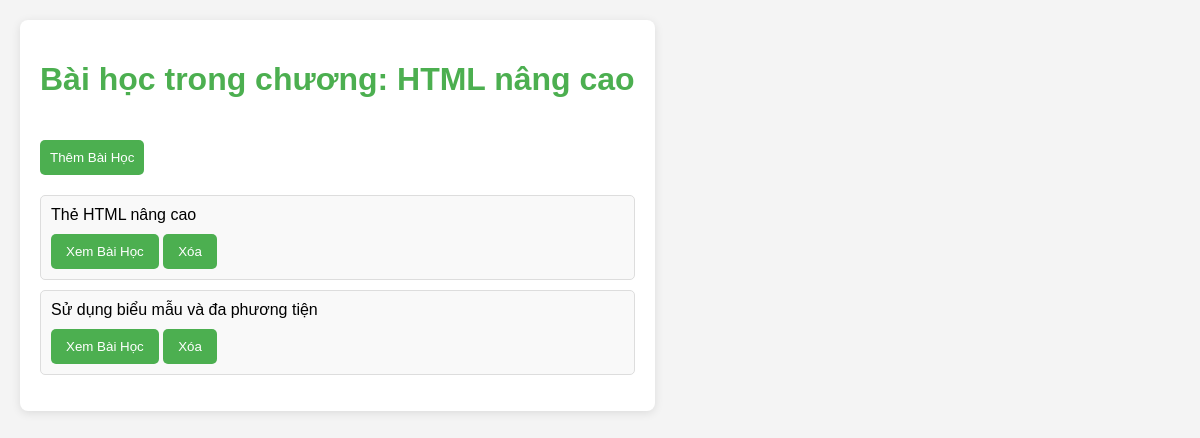
Page /Views/Pages/admin/chapter_detail.php?id=4 on the earlier database version.
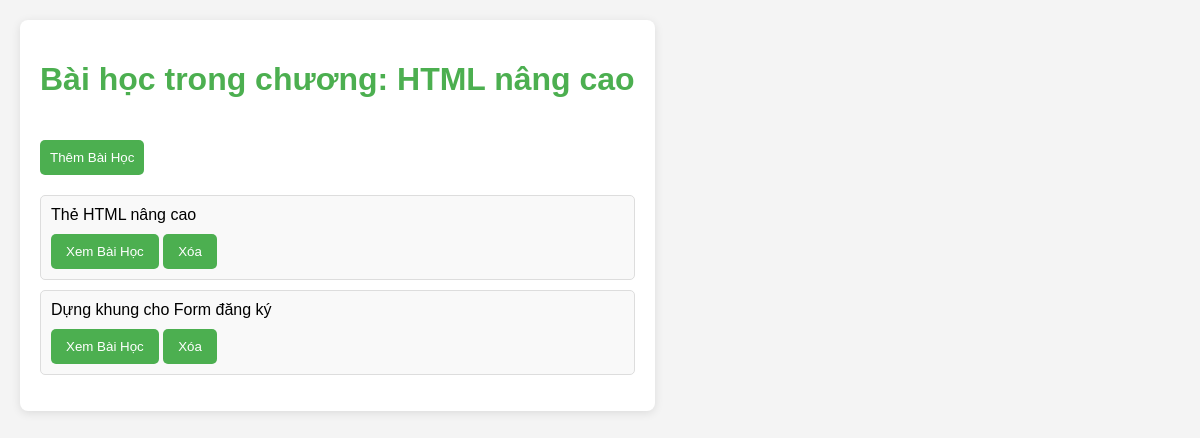
Same page on the later database version.
### tables this page shows
CREATE TABLE Lessons (
    lesson_id INT PRIMARY KEY AUTO_INCREMENT,
    title VARCHAR(255),
    content_url VARCHAR(255),
    content_type ENUM('video', 'document'),
    duration INT,
    description TEXT,
    course_id INT,
    chapter_id INT,
    FOREIGN KEY (course_id) REFERENCES Courses(course_id) ON DELETE CASCADE,
    FOREIGN KEY (chapter_id) REFERENCES Chapters(chapter_id) ON DELETE CASCADE
);

### Controller/chaptercontroller.php (called while the page is built, shortened)
<?php
require_once('C:\xampp\htdocs\ProjectWeb-TD\ProjectEduWeb-PHP\Model\chapter.php');
require_once('C:\xampp\htdocs\ProjectWeb-TD\ProjectEduWeb-PHP\Model\lessonsmodel.php');
class ChapterController {
    private $chapterModel;
    public function __construct($conn) {
        $this->chapterModel = new ChapterModel($conn);
    }
    public function getChapterById($chapter_id) {
    return $this->chapterModel->getChapterById($chapter_id);
}
}
?>

### Model/chapter.php (called while the page is built, shortened)
<?php
class ChapterModel {
    private $conn;
    public function __construct($connection) {
        $this->conn = $connection;
    }
    public function getChapterById($chapter_id) {
        $stmt = $this->conn->prepare("SELECT * FROM chapters WHERE chapter_id = ?");
        $stmt->bind_param("i", $chapter_id);
        $stmt->execute();
        $result = $stmt->get_result();
        if ($result->num_rows > 0) {
            return $result->fetch_assoc();
        } else {
            return null;
        }
    }
    }
?>

### Controller/lessoncontroll.php (called while the page is built, shortened)
<?php
require_once('C:\xampp\htdocs\ProjectWeb-TD\ProjectEduWeb-PHP\Model\lessonsmodel.php');
class LessonController {
    private $lessonModel;
    public function __construct($conn) {
        $this->lessonModel = new LessonModel($conn);
    }
    public function getLessonsByChapter($chapter_id) {
        $lessons = $this->lessonModel->getLessonsByChapterId($chapter_id);
        return $lessons;
    }
}
?>

### Model/lessonsmodel.php (called while the page is built, shortened)
<?php
class LessonModel {
    private $conn;
    public function __construct($conn) {
        $this->conn = $conn;
    }
    public function getLessonsByChapterId($chapter_id) {
        $sql = "SELECT * FROM lessons WHERE chapter_id = ?";
        $stmt = $this->conn->prepare($sql);
        $stmt->bind_param("i", $chapter_id);
        $stmt->execute();
        $result = $stmt->get_result();
        $lessons = [];
        if ($result->num_rows > 0) {
            while ($row = $result->fetch_assoc()) {
                $lessons[] = $row;
            }
        }
        return $lessons;
    }
}
?>

### Views/Pages/admin/chapter_detail.php (the view, shortened to what this page needs)
<?php
require_once('../../../Controller/lessoncontroll.php');
require_once('../../../Controller/chaptercontroller.php');
$conn = mysqli_connect($host, $user, $password, $database);
$lessonController = new LessonController($conn);
$chapterController = new ChapterController($conn);
if (isset($_GET['id'])) {
    $chapter_id = intval($_GET['id']);
    $chapter = $chapterController->getChapterById($chapter_id);
    $lessons = $lessonController->getLessonsByChapter($chapter_id);
} else {
    echo "ID chương không được cung cấp.";
    exit;
}
?>
<!DOCTYPE html>
<html lang="vi">
<head>
    <link rel="stylesheet" href="https://cdnjs.cloudflare.com/ajax/libs/font-awesome/5.15.4/css/all.min.css">
</head>
<body>
    <div class="lesson-detail">
        <h1>Bài học trong chương: <?php echo htmlspecialchars($chapter['chapter_title']); ?></h1>
        <button class="toggle-form" onclick="toggleForm()">Thêm Bài Học</button>
        <div class="course-content">
            <?php if (count($lessons) > 0): ?>
                <ul>
                    <?php foreach ($lessons as $lesson): ?>
                        <li>
                            <span class="lesson-title"><?php echo htmlspecialchars($lesson['title']); ?></span>
                            <div class="actions">
                                <button onclick="showContent('<?php echo htmlspecialchars($lesson['content_url']); ?>')">Xem Bài Học</button>
                                <form action="" method="POST" style="display:inline;">
                                    <button type="submit" onclick="return confirm('Bạn có chắc chắn muốn xóa bài học này?');">Xóa</button>
                                </form>
                            </div>
                        </li>
                    <?php endforeach; ?>
                </ul>
            <?php else: ?>
                <p>Không có bài học nào trong chương này.</p>
            <?php endif; ?>
        </div>
    </div>
</body>
</html>

Differences in the rows shown:
changed lessons: title "Sử dụng biểu mẫu và đa phương tiện" → "Dựng khung cho Form đăng ký"
